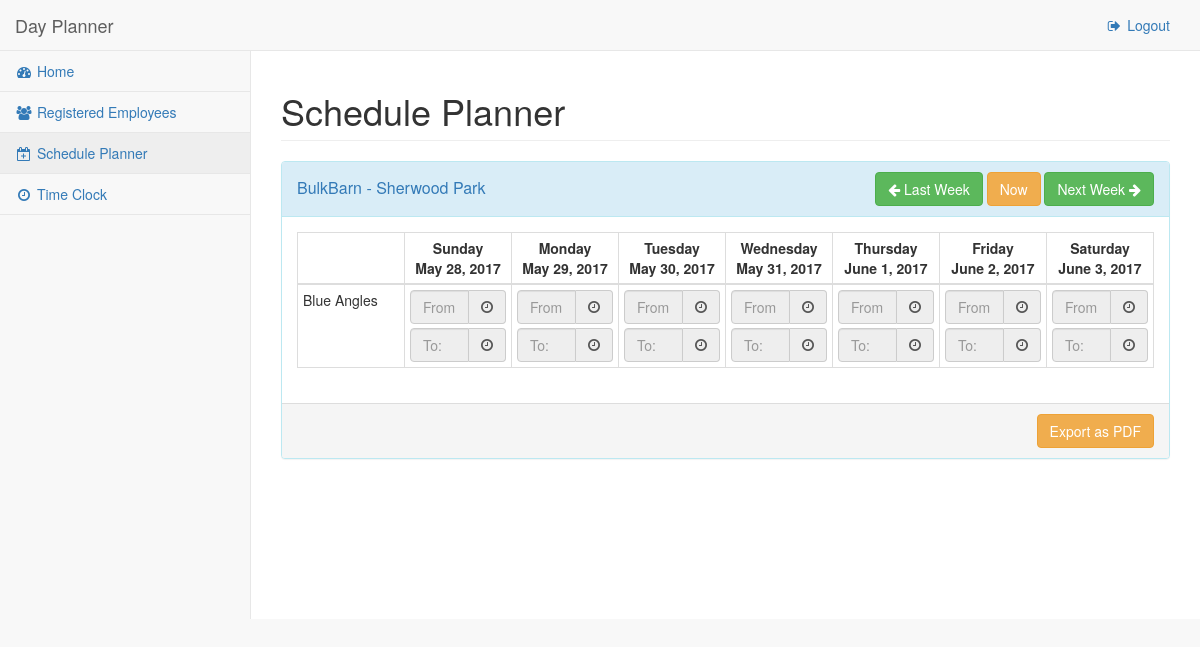
The app's page /app/schedule-planner/2017-6-1/ (signed in) with its own data.
### DayPlanner/models.py (models this page shows, shortened)
class Store(models.Model):
    id = models.UUIDField(
        primary_key=True,
        default=uuid4,
        editable=False
    )
    name = models.CharField(
        max_length=100
    )
    location = models.CharField(
        max_length=100
    )
    franchise = models.ForeignKey(
        Franchise,
        on_delete=models.CASCADE
    )

class Profile(models.Model):
    user = models.OneToOneField(
        User,
        on_delete=models.CASCADE
    )
    address = models.CharField(
        max_length=100,
        blank=True
    )
    cellnumber = models.CharField(
        max_length=12,
        blank=True
    )
    homenumber = models.CharField(
        max_length=12,
        blank=True
    )

class Employee(Profile):
    store = models.ForeignKey(
        Store,
        on_delete=models.CASCADE
    )

class Profile(models.Model):
    user = models.OneToOneField(
        User,
        on_delete=models.CASCADE
    )
    address = models.CharField(
        max_length=100,
        blank=True
    )
    cellnumber = models.CharField(
        max_length=12,
        blank=True
    )
    homenumber = models.CharField(
        max_length=12,
        blank=True
    )

### DayPlanner/views.py (the view, shortened to what this page needs)
# urls.py: url(r'^schedule-planner/(?P<date>[0-9-]+)/$', views.SchedulePlannerView.as_view(), name = 'schedule_planner' ),
class SchedulePlannerView(TemplateView):
    template_name = "DayPlanner/schedule_planner.html"
    success_url = "DayPlanner:schedule_planner"
    pdf_url = "DayPlanner:schedule_pdf"
    current_date = datetime.now().date()
    method_decorator(csrf_protect)
    def get_context_data(self, **kwargs):
        context = super(SchedulePlannerView, self).get_context_data(**kwargs)
        user = self.request.user
        franchise = Manager.objects.get(user = user).franchise
        stores = franchise.store_set.all()
        arg_date = self.get_arg_date(kwargs)
        is_before = self.get_is_before(arg_date)
        calendar = WeekCalendar(arg_date)
        week = calendar.formatWeek()
        last_week = calendar.getPreviousWeek()
        next_week = calendar.getNextWeek()
        context['lastWeek'] = last_week
        context['nextWeek'] = next_week
        context['week'] = week
        context['isBefore'] = is_before
        context['stores'] = self.get_week_schedule(stores,week)
        return context
    def get_arg_date(self,kwargs):
        arg_date = None
        try:
            urlDate = kwargs["date"].split("-")
            year = int(urlDate[0])
            month = int(urlDate[1])
            day = int(urlDate[2])
            arg_date = date(year, month, day)
        except KeyError:
            arg_date = self.current_date
        return arg_date
    def get_is_before(self,arg_date):
        if arg_date < self.current_date:
            return True
        return False
    def get_week_schedule(self,stores,week):
        data = {}
        for store in stores:
            data[store] = {}
            for employee in store.employee_set.all():
                week_schedule = []
                for day in week:
                    day_scedule = {}
                    try:
                        day_scedule[day] = employee.dayschedule_set.get(date=day,employee=employee)
                    except ObjectDoesNotExist:
                        day_scedule[day] = None
                    week_schedule.append(day_scedule)
                data[store][employee] = week_schedule
        return data

### DayPlanner/controller.py (called while the page is built)
    def formatWeek(self):
        weekDict = {0:"Monday",1:"Tuesday",2:"Wednesday",3:"Thursday",4:"Friday",5:"Saturday",6:"Sunday"}
        currentWeek = self.getFullWeek(self.currentDate)
        return currentWeek

    def getNextWeek(self):
        return str(self.nextWeekDate.year) + "-" + str(self.nextWeekDate.month) + "-" + str(self.nextWeekDate.day)

    def getPreviousWeek(self):
        return str(self.previousWeekDate.year) + "-" + str(self.previousWeekDate.month) + "-" + str(self.previousWeekDate.day)

    def getFullWeek(self,date):
        week = []
        weekStart = 0
        weekEnd = 6
        currentWeekDay = date.weekday()
        pointer = currentWeekDay  + 1
        while pointer > weekStart:
            daysBefore = date - timedelta(days=pointer)
            pointer -= 1
            week.append(daysBefore)
        pointer = 0
        currentWeekDay = date.weekday()
        while pointer < weekEnd - currentWeekDay:
            daysAfter = date + timedelta(days=pointer)
            pointer += 1;
            week.append(daysAfter)
        return week

### DayPlanner/templates/DayPlanner/schedule_planner.html (shortened to what this page needs)
{% extends 'base_cp.html' %}
{% load static %}
{% load widget_tweaks %}
{% block css %}
	<link href="{% static 'css/bootstrap-datetimepicker.min.css' %}" rel="stylesheet">
{% endblock %}
{% block main_content %}
<div class="row">
	<div class="col-lg-12">
		<h1 class="page-header">Schedule Planner</h1>
	</div>
</div>
{% for store, employees in stores.items %}
<div class="row">
	<div class="col-lg-12">
		<div class="panel panel-info ">
			<div class="panel-heading">
				<div class="row">
					<div class="col-xs-6">
						<a href="#{{ store.pk }}" data-toggle="collapse">
						<span class="panel-title panel-title-with-buttons">
						{{ store.name }} - {{ store.location }}
						</span>
						</a>
					</div>
					<div class="col-xs-6 text-right">
						<a href="{% url 'DayPlanner:schedule_planner' lastWeek %}" class="btn btn-success">
							<i class="fa fa-arrow-left" aria-hidden="true"></i>
							Last Week
						</a>
						<a href="{% url 'DayPlanner:schedule_planner' %}" class="btn btn-warning">
							Now
						</a>
						<a href="{% url 'DayPlanner:schedule_planner' nextWeek %}" class="btn btn-success">
							Next Week
							<i class="fa fa-arrow-right" aria-hidden="true"></i>
						</a>
					</div>
				</div>
			</div>
			<div class="panel-body collapse in" id="{{ store.pk }}">
				<table class="table table-condensed table-bordered" id="schedule-table">
					<thead>
						<tr>
							<th>
							</th>
							{% for day in week %}
							<th>
								<div class="row">
									<div class="col-lg-12">
										{% if day.weekday is 6 %}
											Sunday
										{% elif day.weekday is 0 %}
											Monday
										{% elif day.weekday is 1 %}
											Tuesday
										{% elif day.weekday is 2 %}
											Wednesday
										{% elif day.weekday is 3 %}
											Thursday
										{% elif day.weekday is 4 %}
											Friday
										{% elif day.weekday is 5 %}
											Saturday
										{% endif %}
									</div>
								</div>
								<div class="row">
									<div class="col-lg-12">
										{{ day }}
									</div>
								</div>
							</th>
							{% endfor %}
						</tr>
					</thead>
					<tbody>
						{% for employee, week in employees.items %}
						<tr>
							<td class="relative">
								<div class="row">
									<div class="col-lg-12">
										{{ employee.user.first_name }} {{ employee.user.last_name }}
									</div>
								</div>
								<br>
							</td>
							{% for schedule in week %}
								{% for date, day in schedule.items %}
								<td>
									<div class="row">
										<div class='col-lg-12'>
										<form  role="form" method="post" class="schedule">
											<div class="form-group">
												<div class="input-group date">
													<input type="text" class="form-control" name="from"  {% if isBefore %} disabled {% endif %} placeholder="From:" {% if day %} value="{{ day.startingTime }}" {% endif %}/>
													<span class="input-group-addon">
														<i class="fa fa-clock-o" aria-hidden="true"></i>
													</span>
												</div>
											</div>
											<div class="form-group">
												<div class="input-group date">
													<input type="text" class="form-control" name="to" {% if isBefore %} disabled {% endif %} placeholder="To:" {% if day %} value="{{ day.endTime }}"" {% endif %}/>
													<span class="input-group-addon">
														<i class="fa fa-clock-o" aria-hidden="true"></i>
													</span>
												</div>
											</div>
										</form>
										</div>
									</div>
								</td>
								{% endfor %}
							{% endfor %}
						</tr>
						{% endfor %}
					</tbody>
				</table>
			</div>
			<div class="panel-footer">
				<div class="row">
					<div class="col-lg-12 text-right">
                        <form method="post" role="form">
						    <button class="btn btn-warning" value="True" name="export_to_pdf">Export as PDF</button>
                        </form>
                    </div>
				</div>
			</div>
		</div>
	</div>
</div>
{% endfor %}
{% endblock %}

### DayPlanner/static/css/sb-admin-2.css (style rules this page uses)
body { background-color: #f8f8f8; }

### DayPlanner/static/css/custom.css (style rules this page uses)
.schedule { width: 100%; }
.panel-title-with-buttons { vertical-align: -webkit-baseline-middle; }
#schedule-table { width: 100%; }
#schedule-table th { width: 12.5%; text-align: center; }
#schedule-table td .form-group { margin-bottom: 4px; }
#schedule-table td .form-group:last-child { margin-bottom: 0px; }

### records on screen
Store: name "BulkBarn", location "Sherwood Park", week "May 28, 2017" "May 29, 2017" "May 30, 2017" "May 31, 2017" "June 1, 2017" "June 2, 2017" "June 3, 2017"
Employee: user.first_name "Blue", user.last_name "Angles"
